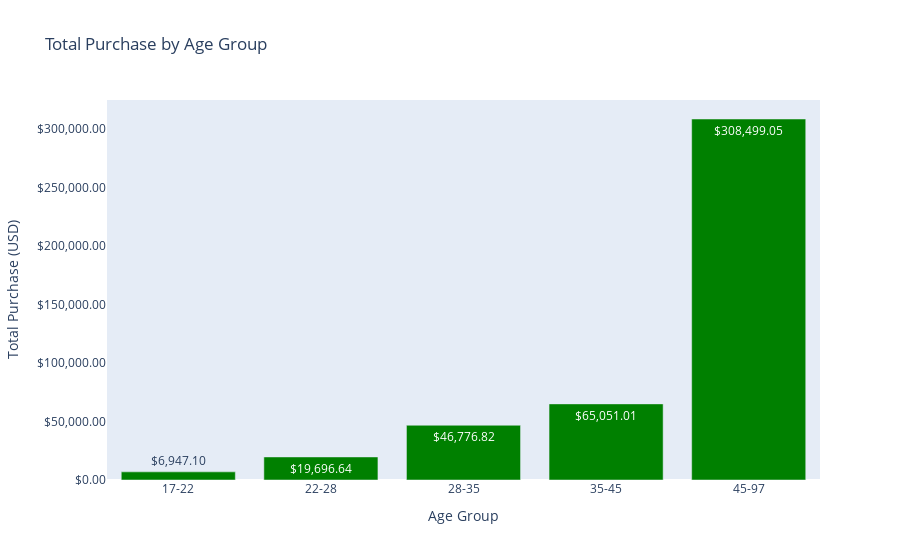

The code cell stored with this chart in its notebook:
### Code cell
users_metric_by_age = users_metric_by_age.sort_values(by='nm_age_bin', ascending=True).round(2)

fig = px.bar(users_metric_by_age, 
             x='nm_age_bin', 
             y='total_golden_thematic_purchase_usd',
             title='Total Purchase by Age Group',
             labels={'nm_age_bin': 'Age Group', 'total_golden_thematic_purchase_usd': 'Total Purchase (USD)'},
             text='total_golden_thematic_purchase_usd',
             text_auto='$,.2f',
             color_discrete_sequence=['green'])
fig.update_layout(yaxis_tickprefix = '$', yaxis_tickformat = ',.2f')
fig.update_layout(yaxis=dict(title='Total Purchase (USD)', side='left', showgrid=False))

fig.show()

### Figure 1 — Plotly figure (JSON) as saved in the notebook; plotly's stock layout.template omitted (floating-point values rounded to 4 significant figures)
{"data": [{"alignmentgroup": "True", "hovertemplate": "Age Group=%{x}<br>Total Purchase (USD)=%{text}<extra></extra>", "legendgroup": "", "marker": {"color": "green", "pattern": {"shape": ""}}, "name": "", "offsetgroup": "", "orientation": "v", "showlegend": false, "text": [6947.0, 19700.0, 46780.0, 65050.0, 308500.0], "textposition": "auto", "texttemplate": "%{y:$,.2f}", "type": "bar", "x": ["17-22", "22-28", "28-35", "35-45", "45-97"], "xaxis": "x", "y": [6947.0, 19700.0, 46780.0, 65050.0, 308500.0], "yaxis": "y"}], "layout": {"barmode": "relative", "legend": {"tracegroupgap": 0}, "title": {"text": "Total Purchase by Age Group"}, "xaxis": {"anchor": "y", "domain": [0, 1], "title": {"text": "Age Group"}}, "yaxis": {"anchor": "x", "domain": [0, 1], "showgrid": false, "side": "left", "tickformat": ",.2f", "tickprefix": "$", "title": {"text": "Total Purchase (USD)"}}}}
